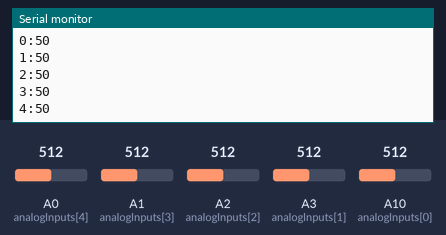
Bench run of a sketch on a simulated Arduino Mega 2560, built with avr-gcc and run on an emulated ATmega2560. Shown: the last lines printed to the serial monitor. The inputs (shaded band) are chosen by the test bench; at power-on: A0 (analogInputs[4]) = 512, A1 (analogInputs[3]) = 512, A2 (analogInputs[2]) = 512, A3 (analogInputs[1]) = 512, A10 (analogInputs[0]) = 512.

Above: at 1.2 s.
1.3 s: A0 (analogInputs[4]) set to 716
At 2.5 s:
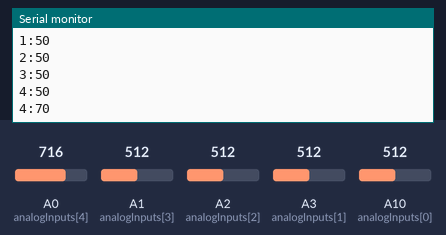
2.8 s: A1 (analogInputs[3]) set to 716
At 3.7 s:
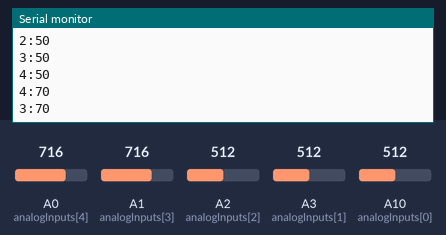
4.3 s: A2 (analogInputs[2]) set to 716
At 4.9 s:
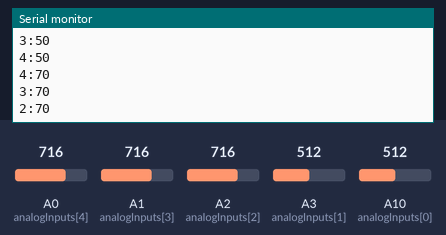
5.8 s: A3 (analogInputs[1]) set to 716
At 7.0 s:
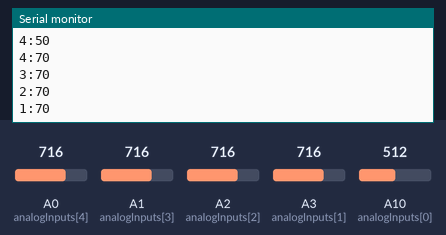
7.3 s: A10 (analogInputs[0]) set to 716
At 8.3 s:
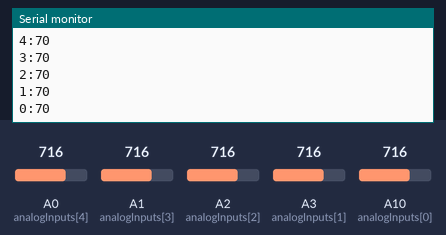
8.8 s: A0 (analogInputs[4]) set to 992
At 9.4 s:
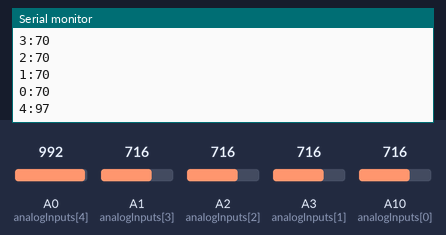
Timing chart, 0 to 11.3 s (numbered marks = the images above; inputs shaded):
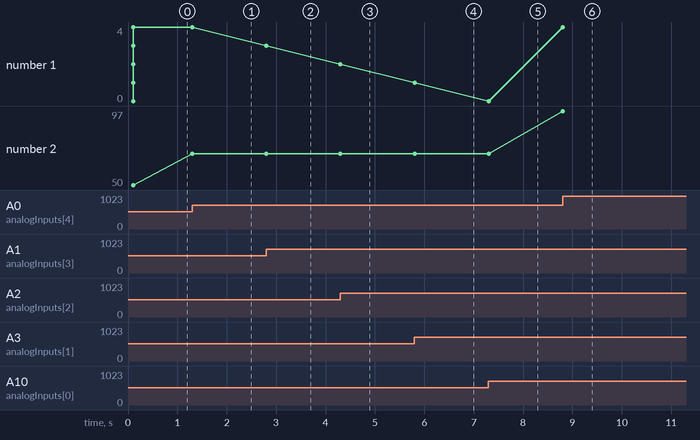

Measured:
- after the input at 1.3 s, the serial monitor: prints a new line at once (image 1)
- after the input at 2.8 s, the serial monitor: prints a new line at once (image 2)
- after the input at 4.3 s, the serial monitor: prints a new line at once (image 3)
- after the input at 5.8 s, the serial monitor: prints a new line at once (image 4)
- after the input at 7.3 s, the serial monitor: prints a new line at once (image 5)
- after the input at 8.8 s, the serial monitor: prints a new line at once (image 6)
- plotted number 1: 3 → 2 after the input at 4.3 s, 2 → 1 after the input at 5.8 s, 1 → 0 after the input at 7.3 s, 0 → 4 after the input at 8.8 s
- plotted number 2: 50 → 70 after the input at 1.3 s, 70 → 97 after the input at 8.8 s

The sketch:

arduinoCode.ino
```cpp
// Uncomment if you want to enable LEDS
// #define ENABLE_LEDS

const int NUM_SLIDERS = 5;
const int analogInputs[NUM_SLIDERS] = { A10, A3, A2, A1, A0 };  //Change to your pinout


#ifdef ENABLE_LEDS
#include <FastLED.h>

#define NUM_LEDS 6
#define DATA_PIN 9
CRGB leds[NUM_LEDS];

const long intervalChangeLEDS = 20;
unsigned long previousMillisChangeLEDS = 0;

void setColor(int r, int g, int b) {
  for (int i = 0; i < NUM_LEDS; i++) {
    leds[i] = CRGB(r, g, b);
  }
  FastLED.show();
}
#endif


const int hysteresis = 2;

const long intervalSendData = 100;
unsigned long previousMillisSendData = 0;

int analogSliderValues[NUM_SLIDERS];
int analogSliderValuesOldData[NUM_SLIDERS] = { -1 };


void setup() {
  for (int i = 0; i < NUM_SLIDERS; i++) {
    pinMode(analogInputs[i], INPUT);
  }

#ifdef ENABLE_LEDS
  FastLED.addLeds<WS2812B, DATA_PIN, GRB>(leds, NUM_LEDS);
  FastLED.setBrightness(255);
#endif

  Serial.begin(115200);

  while (!Serial)
#ifdef ENABLE_LEDS
    setColor(255, 0, 0);
#endif

  sendFirstValues();
}


void loop() {
  unsigned long currentMillis = millis();

  if (currentMillis - previousMillisSendData >= intervalSendData) {
    previousMillisSendData = currentMillis;
    updateSliderValues();
    sendSliderValues();
  }


#ifdef ENABLE_LEDS
  if (currentMillis - previousMillisChangeLEDS >= intervalChangeLEDS) {
    previousMillisChangeLEDS = currentMillis;
    static uint8_t startIndex = 0;
    fill_rainbow(leds, NUM_LEDS, startIndex, 10);
    FastLED.show();
    startIndex++;
  }
#endif
}


void updateSliderValues() {
  for (int i = 0; i < NUM_SLIDERS; i++) {
    analogSliderValues[i] = map(analogRead(analogInputs[i]), 0, 1020, 0, 100);
  }
}


void sendSliderValues() {
  String builtString = "";

  for (int i = 0; i < NUM_SLIDERS; i++) {
    int currentValue = analogSliderValues[i];
    int oldValue = analogSliderValuesOldData[i];

    bool isSignificantChange = abs(currentValue - oldValue) >= hysteresis;

    bool isEdgeValueChanged = (currentValue == 0 || currentValue == 100) && currentValue != oldValue;

    if (oldValue == -1 || isSignificantChange || isEdgeValueChanged) {
      builtString += String(i) + ":" + String(currentValue) + "\n";
      analogSliderValuesOldData[i] = currentValue;
    }
  }

  if (builtString.length() > 0)
    Serial.print(builtString);
}


void sendFirstValues() {
  String builtString = "";

  for (int i = 0; i < NUM_SLIDERS; i++) {
    int currentValue = analogSliderValues[i];
    builtString += String(i) + ":" + String(currentValue) + "\n";
    analogSliderValuesOldData[i] = currentValue;
  }

  if (builtString.length() > 0)
    Serial.print(builtString);
}
```
